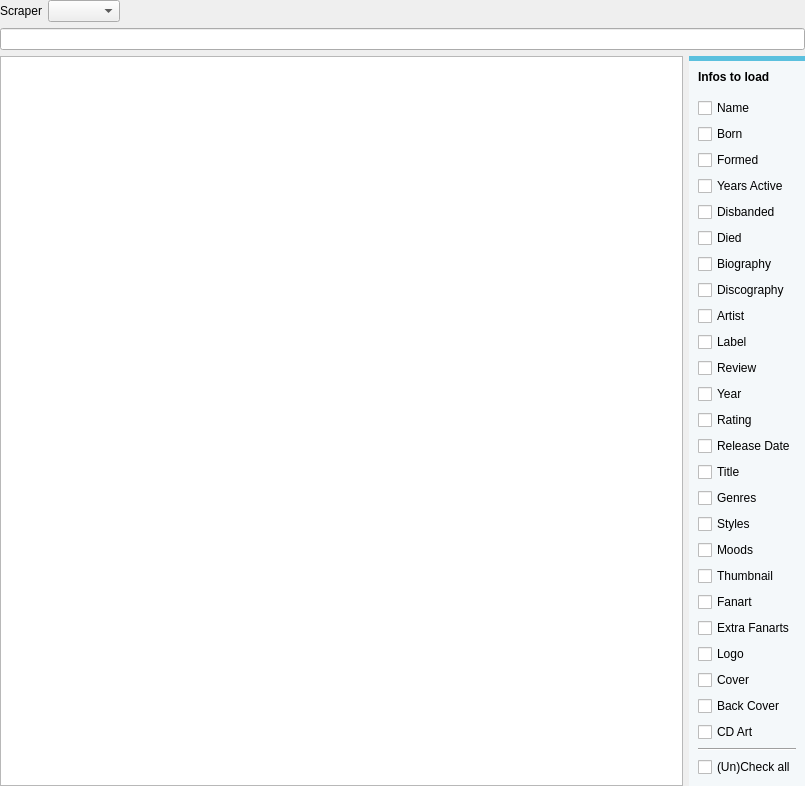
<?xml version="1.0" encoding="UTF-8"?>
<ui version="4.0">
 <class>MusicSearchWidget</class>
 <widget class="QWidget" name="MusicSearchWidget">
  <property name="geometry">
   <rect>
    <x>0</x>
    <y>0</y>
    <width>805</width>
    <height>743</height>
   </rect>
  </property>
  <property name="windowTitle">
   <string notr="true">Form</string>
  </property>
  <layout class="QVBoxLayout" name="verticalLayout">
   <property name="leftMargin">
    <number>0</number>
   </property>
   <property name="topMargin">
    <number>0</number>
   </property>
   <property name="rightMargin">
    <number>0</number>
   </property>
   <property name="bottomMargin">
    <number>0</number>
   </property>
   <item>
    <layout class="QHBoxLayout" name="horizontalLayout_2">
     <item>
      <widget class="QLabel" name="label">
       <property name="text">
        <string>Scraper</string>
       </property>
      </widget>
     </item>
     <item>
      <widget class="QComboBox" name="comboScraper"/>
     </item>
     <item>
      <spacer name="horizontalSpacer_2">
       <property name="orientation">
        <enum>Qt::Horizontal</enum>
       </property>
       <property name="sizeHint" stdset="0">
        <size>
         <width>40</width>
         <height>20</height>
        </size>
       </property>
      </spacer>
     </item>
    </layout>
   </item>
   <item>
    <widget class="MyLineEdit" name="searchString"/>
   </item>
   <item>
    <layout class="QHBoxLayout" name="horizontalLayout_3" stretch="0,0">
     <item>
      <widget class="QTableWidget" name="results">
       <property name="styleSheet">
        <string notr="true">alternate-background-color: rgb(243, 246, 250);
color: #395265;
selection-background-color: qlineargradient(spread:pad, x1:0, y1:0, x2:0, y2:1, stop:0 #4185b6, stop:1 #1b6aa5);
</string>
       </property>
       <property name="editTriggers">
        <set>QAbstractItemView::NoEditTriggers</set>
       </property>
       <property name="alternatingRowColors">
        <bool>true</bool>
       </property>
       <property name="selectionMode">
        <enum>QAbstractItemView::SingleSelection</enum>
       </property>
       <property name="selectionBehavior">
        <enum>QAbstractItemView::SelectRows</enum>
       </property>
       <property name="showGrid">
        <bool>false</bool>
       </property>
       <attribute name="horizontalHeaderVisible">
        <bool>false</bool>
       </attribute>
       <attribute name="horizontalHeaderStretchLastSection">
        <bool>true</bool>
       </attribute>
       <attribute name="verticalHeaderVisible">
        <bool>false</bool>
       </attribute>
       <column>
        <property name="text">
         <string>Result</string>
        </property>
       </column>
      </widget>
     </item>
     <item>
      <layout class="QVBoxLayout" name="verticalLayout_2">
       <item>
        <widget class="QGroupBox" name="groupBox">
         <property name="sizePolicy">
          <sizepolicy hsizetype="Preferred" vsizetype="Maximum">
           <horstretch>0</horstretch>
           <verstretch>0</verstretch>
          </sizepolicy>
         </property>
         <property name="styleSheet">
          <string notr="true">QGroupBox {
    border-radius: 0px;
    border-top: 5px solid #5BC0DE; 
    background-color: #F4F8FA;
}</string>
         </property>
         <property name="title">
          <string/>
         </property>
         <layout class="QVBoxLayout" name="verticalLayout_4">
          <item>
           <widget class="QLabel" name="label_2">
            <property name="font">
             <font>
              <weight>75</weight>
              <bold>true</bold>
             </font>
            </property>
            <property name="text">
             <string>Infos to load</string>
            </property>
           </widget>
          </item>
          <item>
           <spacer name="verticalSpacer_2">
            <property name="orientation">
             <enum>Qt::Vertical</enum>
            </property>
            <property name="sizeType">
             <enum>QSizePolicy::Fixed</enum>
            </property>
            <property name="sizeHint" stdset="0">
             <size>
              <width>20</width>
              <height>8</height>
             </size>
            </property>
           </spacer>
          </item>
          <item>
           <widget class="MyCheckBox" name="chkName">
            <property name="text">
             <string>Name</string>
            </property>
            <property name="type" stdset="0">
             <string notr="true">artist</string>
            </property>
           </widget>
          </item>
          <item>
           <widget class="MyCheckBox" name="chkBorn">
            <property name="text">
             <string>Born</string>
            </property>
            <property name="type" stdset="0">
             <string notr="true">artist</string>
            </property>
           </widget>
          </item>
          <item>
           <widget class="MyCheckBox" name="chkFormed">
            <property name="text">
             <string>Formed</string>
            </property>
            <property name="type" stdset="0">
             <string notr="true">artist</string>
            </property>
           </widget>
          </item>
          <item>
           <widget class="MyCheckBox" name="chkYearsActive">
            <property name="text">
             <string>Years Active</string>
            </property>
            <property name="type" stdset="0">
             <string notr="true">artist</string>
            </property>
           </widget>
          </item>
          <item>
           <widget class="MyCheckBox" name="chkDisbanded">
            <property name="text">
             <string>Disbanded</string>
            </property>
            <property name="type" stdset="0">
             <string notr="true">artist</string>
            </property>
           </widget>
          </item>
          <item>
           <widget class="MyCheckBox" name="chkDied">
            <property name="text">
             <string>Died</string>
            </property>
            <property name="type" stdset="0">
             <string notr="true">artist</string>
            </property>
           </widget>
          </item>
          <item>
           <widget class="MyCheckBox" name="chkBiography">
            <property name="text">
             <string>Biography</string>
            </property>
            <property name="type" stdset="0">
             <string notr="true">artist</string>
            </property>
           </widget>
          </item>
          <item>
           <widget class="MyCheckBox" name="chkDiscography">
            <property name="text">
             <string>Discography</string>
            </property>
            <property name="type" stdset="0">
             <string notr="true">artist</string>
            </property>
           </widget>
          </item>
          <item>
           <widget class="MyCheckBox" name="chkArtist">
            <property name="text">
             <string>Artist</string>
            </property>
            <property name="type" stdset="0">
             <string notr="true">album</string>
            </property>
           </widget>
          </item>
          <item>
           <widget class="MyCheckBox" name="chkLabel">
            <property name="text">
             <string>Label</string>
            </property>
            <property name="type" stdset="0">
             <string notr="true">album</string>
            </property>
           </widget>
          </item>
          <item>
           <widget class="MyCheckBox" name="chkReview">
            <property name="text">
             <string>Review</string>
            </property>
            <property name="type" stdset="0">
             <string notr="true">album</string>
            </property>
           </widget>
          </item>
          <item>
           <widget class="MyCheckBox" name="chkYear">
            <property name="text">
             <string>Year</string>
            </property>
            <property name="type" stdset="0">
             <string notr="true">album</string>
            </property>
           </widget>
          </item>
          <item>
           <widget class="MyCheckBox" name="chkRating">
            <property name="text">
             <string>Rating</string>
            </property>
            <property name="type" stdset="0">
             <string notr="true">album</string>
            </property>
           </widget>
          </item>
          <item>
           <widget class="MyCheckBox" name="chkReleaseDate">
            <property name="text">
             <string>Release Date</string>
            </property>
            <property name="type" stdset="0">
             <string notr="true">album</string>
            </property>
           </widget>
          </item>
          <item>
           <widget class="MyCheckBox" name="chkTitle">
            <property name="text">
             <string>Title</string>
            </property>
            <property name="type" stdset="0">
             <string notr="true">album</string>
            </property>
           </widget>
          </item>
          <item>
           <widget class="MyCheckBox" name="chkGenres">
            <property name="text">
             <string>Genres</string>
            </property>
            <property name="type" stdset="0">
             <string notr="true">both</string>
            </property>
           </widget>
          </item>
          <item>
           <widget class="MyCheckBox" name="chkStyles">
            <property name="text">
             <string>Styles</string>
            </property>
            <property name="type" stdset="0">
             <string notr="true">both</string>
            </property>
           </widget>
          </item>
          <item>
           <widget class="MyCheckBox" name="chkMoods">
            <property name="text">
             <string>Moods</string>
            </property>
            <property name="type" stdset="0">
             <string notr="true">both</string>
            </property>
           </widget>
          </item>
          <item>
           <widget class="MyCheckBox" name="chkThumb">
            <property name="text">
             <string>Thumbnail</string>
            </property>
            <property name="type" stdset="0">
             <string notr="true">artist</string>
            </property>
           </widget>
          </item>
          <item>
           <widget class="MyCheckBox" name="chkFanart">
            <property name="text">
             <string>Fanart</string>
            </property>
            <property name="type" stdset="0">
             <string notr="true">artist</string>
            </property>
           </widget>
          </item>
          <item>
           <widget class="MyCheckBox" name="chkExtraFanarts">
            <property name="text">
             <string>Extra Fanarts</string>
            </property>
            <property name="type" stdset="0">
             <string notr="true">artist</string>
            </property>
           </widget>
          </item>
          <item>
           <widget class="MyCheckBox" name="chkLogo">
            <property name="text">
             <string>Logo</string>
            </property>
            <property name="type" stdset="0">
             <string notr="true">artist</string>
            </property>
           </widget>
          </item>
          <item>
           <widget class="MyCheckBox" name="chkCover">
            <property name="text">
             <string>Cover</string>
            </property>
            <property name="type" stdset="0">
             <string notr="true">album</string>
            </property>
           </widget>
          </item>
          <item>
           <widget class="MyCheckBox" name="chkBackCover">
            <property name="text">
             <string>Back Cover</string>
            </property>
            <property name="type" stdset="0">
             <string notr="true">album</string>
            </property>
           </widget>
          </item>
          <item>
           <widget class="MyCheckBox" name="chkCdArt">
            <property name="text">
             <string>CD Art</string>
            </property>
            <property name="type" stdset="0">
             <string notr="true">album</string>
            </property>
           </widget>
          </item>
          <item>
           <widget class="Line" name="line">
            <property name="orientation">
             <enum>Qt::Horizontal</enum>
            </property>
           </widget>
          </item>
          <item>
           <widget class="QCheckBox" name="chkUnCheckAll">
            <property name="text">
             <string>(Un)Check all</string>
            </property>
           </widget>
          </item>
         </layout>
        </widget>
       </item>
       <item>
        <spacer name="verticalSpacer">
         <property name="orientation">
          <enum>Qt::Vertical</enum>
         </property>
         <property name="sizeHint" stdset="0">
          <size>
           <width>20</width>
           <height>40</height>
          </size>
         </property>
        </spacer>
       </item>
      </layout>
     </item>
    </layout>
   </item>
  </layout>
 </widget>
 <customwidgets>
  <customwidget>
   <class>MyCheckBox</class>
   <extends>QCheckBox</extends>
   <header location="global">smallWidgets/MyCheckBox.h</header>
  </customwidget>
  <customwidget>
   <class>MyLineEdit</class>
   <extends>QLineEdit</extends>
   <header>smallWidgets/MyLineEdit.h</header>
  </customwidget>
 </customwidgets>
 <resources/>
 <connections/>
</ui>
